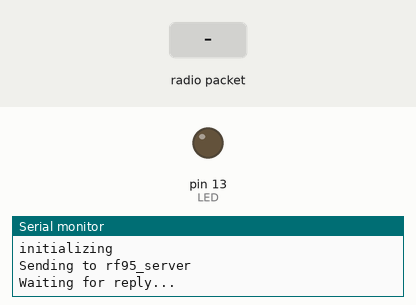
Bench run of a sketch on a simulated Arduino Mega 2560, built with avr-gcc and run on an emulated ATmega2560. On the bench: output pins drawn as LEDs (lit = HIGH), the last lines printed to the serial monitor. Inputs (shaded band) come from the test bench. No radio packets arrive unless stated.

Above: at 2.2 s.
2.3 s: radio packet "1" arrives
At 3.2 s:
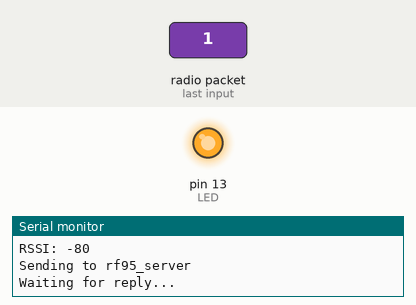
4.2 s: radio packet "0" arrives
At 4.9 s:
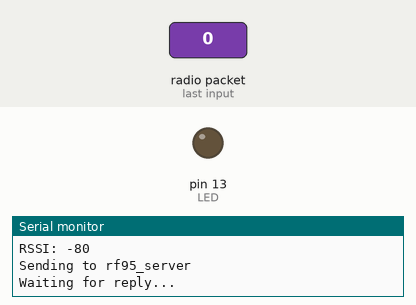
6.1 s: radio packet "2" arrives
Timing chart, 0 to 14.0 s (numbered marks = the images above; inputs shaded):
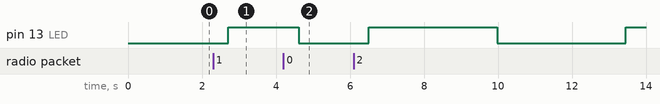

Measured:
- after the input at 2.3 s, pin 13 (LED): LOW → HIGH after 0.41 s
- after the input at 4.2 s, pin 13 (LED): HIGH → LOW after 0.42 s

The sketch:

testClient_mar23.ino
```cpp
#include <SPI.h>
#include <RH_RF95.h>
// Create instance of the radio driver

#define RFM95_CS  10 // slave select
#define RFM95_RST 24 // reset
#define RFM95_INT 28 // interupt
#define RFM95_SCK 14 // clock, not primary

#define LED 13

// Change to 434.0 or other frequency, must match RX's freq!
#define RF95_FREQ 915.0

RH_RF95 rf95(RFM95_CS, RFM95_INT);

void setup() {
    SPI.setSCK(RFM95_SCK);
    Serial.begin(9600);
    delay(1000);
    Serial.println("initializing");

    pinMode(LED, OUTPUT);
    digitalWrite(LED, HIGH);

    if (!rf95.init()) Serial.println("init failed");
    rf95.setFrequency(RF95_FREQ);
}

bool led = false;

void loop() {
  Serial.println("Sending to rf95_server");

  // Send a message to rf95_server
  uint8_t data[] = "Hello World!";
  digitalWrite(LED, led);
  led = !led;

  rf95.send(data, sizeof(data));

  Serial.println("Waiting for reply...");

  rf95.waitPacketSent();
  // Now wait for a reply

  uint8_t buf[RH_RF95_MAX_MESSAGE_LEN];
  uint8_t len = sizeof(buf);

  if (rf95.waitAvailableTimeout(3000))
  {

    // Should be a reply message for us now
   if (rf95.recv(buf, &len))
  {
      Serial.print("got reply: ");
      Serial.println((char*)buf);
      Serial.print("RSSI: ");
      Serial.println(rf95.lastRssi(), DEC);
    }
    else
    {
      Serial.println("recv failed");
    }

  }
  else
  {
    Serial.println("No reply, is rf95_server running?");
  }
  delay(400);
}
```
